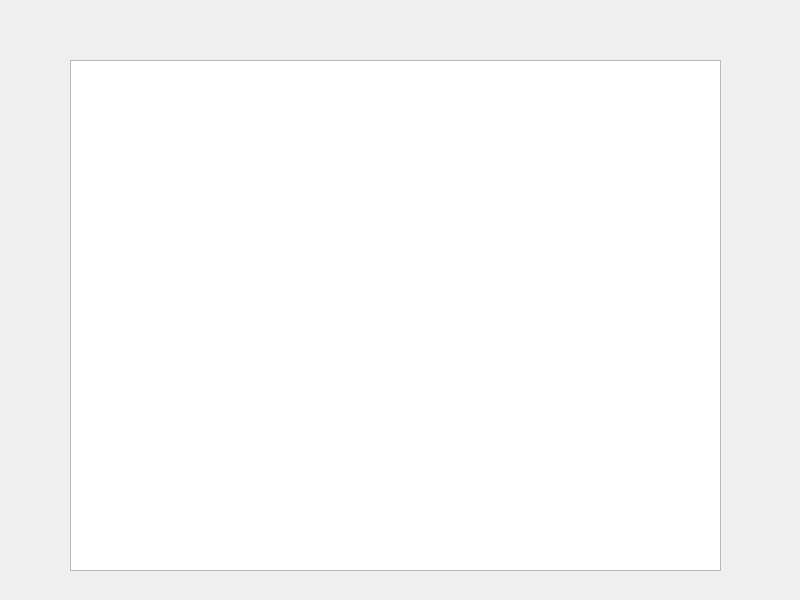
<?xml version="1.0" encoding="UTF-8"?>
<ui version="4.0">
 <class>Widget</class>
 <widget class="QWidget" name="Widget">
  <property name="geometry">
   <rect>
    <x>0</x>
    <y>0</y>
    <width>800</width>
    <height>600</height>
   </rect>
  </property>
  <property name="windowTitle">
   <string>Widget</string>
  </property>
  <widget class="QTreeWidget" name="treeWidget">
   <property name="geometry">
    <rect>
     <x>70</x>
     <y>60</y>
     <width>651</width>
     <height>511</height>
    </rect>
   </property>
   <property name="headerHidden">
    <bool>true</bool>
   </property>
   <attribute name="headerVisible">
    <bool>false</bool>
   </attribute>
  </widget>
 </widget>
 <resources/>
 <connections/>
</ui>
